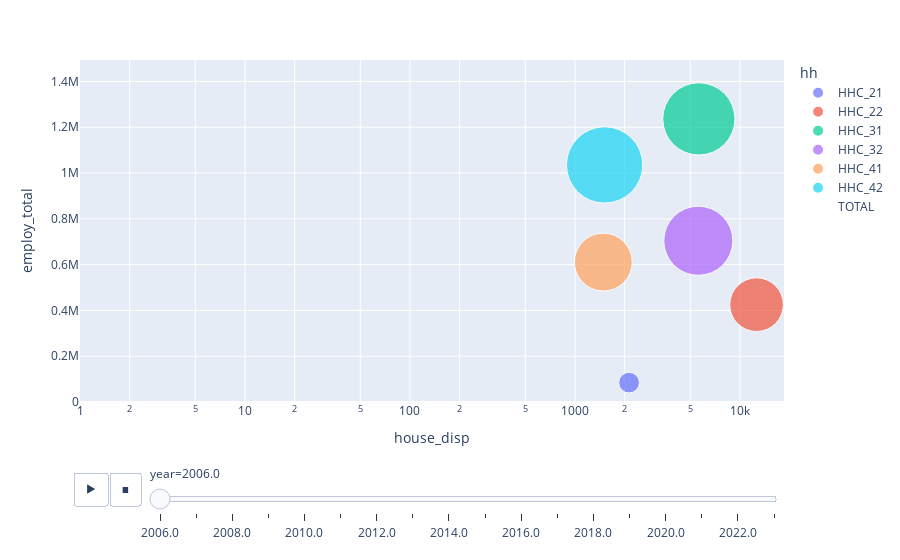

Write notebook code for a chart like this one.
### Code cell
# plot hh vs population year and geo in a flow chart
#agrupamos por pais, house_disp, año, employ_total, population
df_grouped = df.copy()
df_grouped = df_grouped.groupby([ 'hh', 'year']).sum().reset_index()

#especificamos los valores numericos
df_grouped['house_disp'] = pd.to_numeric(df_grouped['house_disp'])
df_grouped['employ_total'] = pd.to_numeric(df_grouped['employ_total'])
df_grouped['population'] = pd.to_numeric(df_grouped['population'])



print(df_grouped.head(50))
#ajus
x_min = max(df_grouped['house_disp'].min() * 0.9, 1)  # Asegurarse de que x_min sea positivo
x_max = df_grouped['house_disp'].max() * 1.1
x_range = [x_min, x_max]
print(x_range)
y_range = [df_grouped['employ_total'].min() * 0.9, df_grouped['employ_total'].max() * 1.1]
print(y_range)

fig = px.scatter(df_grouped, x='house_disp', y='employ_total', animation_frame='year', animation_group='hh',
           size='population', color='hh', hover_name='hh',
           log_x=True, size_max=55, range_x=x_range, range_y=y_range)
fig.show()

### Figure 1 — Plotly figure (JSON) as saved in the notebook; plotly's stock layout.template omitted (floating-point values rounded to 4 significant figures)
{"data": [{"hovertemplate": "<b>%{hovertext}</b><br><br>hh=HHC_21<br>year=2006.0<br>house_disp=%{x}<br>employ_total=%{y}<br>population=%{marker.size}<extra></extra>", "hovertext": ["HHC_21"], "ids": ["HHC_21"], "legendgroup": "HHC_21", "marker": {"color": "#636efa", "size": [68150.0], "sizemode": "area", "sizeref": 317.7, "symbol": "circle"}, "mode": "markers", "name": "HHC_21", "orientation": "v", "showlegend": true, "type": "scatter", "x": [2128.0], "xaxis": "x", "y": [84610.0], "yaxis": "y"}, {"hovertemplate": "<b>%{hovertext}</b><br><br>hh=HHC_22<br>year=2006.0<br>house_disp=%{x}<br>employ_total=%{y}<br>population=%{marker.size}<extra></extra>", "hovertext": ["HHC_22"], "ids": ["HHC_22"], "legendgroup": "HHC_22", "marker": {"color": "#EF553B", "size": [457000.0], "sizemode": "area", "sizeref": 317.7, "symbol": "circle"}, "mode": "markers", "name": "HHC_22", "orientation": "v", "showlegend": true, "type": "scatter", "x": [12610.0], "xaxis": "x", "y": [425100.0], "yaxis": "y"}, {"hovertemplate": "<b>%{hovertext}</b><br><br>hh=HHC_31<br>year=2006.0<br>house_disp=%{x}<br>employ_total=%{y}<br>population=%{marker.size}<extra></extra>", "hovertext": ["HHC_31"], "ids": ["HHC_31"], "legendgroup": "HHC_31", "marker": {"color": "#00cc96", "size": [828400.0], "sizemode": "area", "sizeref": 317.7, "symbol": "circle"}, "mode": "markers", "name": "HHC_31", "orientation": "v", "showlegend": true, "type": "scatter", "x": [5637.0], "xaxis": "x", "y": [1236000.0], "yaxis": "y"}, {"hovertemplate": "<b>%{hovertext}</b><br><br>hh=HHC_32<br>year=2006.0<br>house_disp=%{x}<br>employ_total=%{y}<br>population=%{marker.size}<extra></extra>", "hovertext": ["HHC_32"], "ids": ["HHC_32"], "legendgroup": "HHC_32", "marker": {"color": "#ab63fa", "size": [758100.0], "sizemode": "area", "sizeref": 317.7, "symbol": "circle"}, "mode": "markers", "name": "HHC_32", "orientation": "v", "showlegend": true, "type": "scatter", "x": [5593.0], "xaxis": "x", "y": [704200.0], "yaxis": "y"}, {"hovertemplate": "<b>%{hovertext}</b><br><br>hh=HHC_41<br>year=2006.0<br>house_disp=%{x}<br>employ_total=%{y}<br>population=%{marker.size}<extra></extra>", "hovertext": ["HHC_41"], "ids": ["HHC_41"], "legendgroup": "HHC_41", "marker": {"color": "#FFA15A", "size": [531000.0], "sizemode": "area", "sizeref": 317.7, "symbol": "circle"}, "mode": "markers", "name": "HHC_41", "orientation": "v", "showlegend": true, "type": "scatter", "x": [1486.0], "xaxis": "x", "y": [611100.0], "yaxis": "y"}, {"hovertemplate": "<b>%{hovertext}</b><br><br>hh=HHC_42<br>year=2006.0<br>house_disp=%{x}<br>employ_total=%{y}<br>population=%{marker.size}<extra></extra>", "hovertext": ["HHC_42"], "ids": ["HHC_42"], "legendgroup": "HHC_42", "marker": {"color": "#19d3f3", "size": [924600.0], "sizemode": "area", "sizeref": 317.7, "symbol": "circle"}, "mode": "markers", "name": "HHC_42", "orientation": "v", "showlegend": true, "type": "scatter", "x": [1512.0], "xaxis": "x", "y": [1035000.0], "yaxis": "y"}, {"hovertemplate": "<b>%{hovertext}</b><br><br>hh=TOTAL<br>year=2006.0<br>house_disp=%{x}<br>employ_total=%{y}<br>population=%{marker.size}<extra></extra>", "hovertext": ["TOTAL"], "ids": ["TOTAL"], "legendgroup": "TOTAL", "marker": {"color": "#FF6692", "size": [0], "sizemode": "area", "sizeref": 317.7, "symbol": "circle"}, "mode": "markers", "name": "TOTAL", "orientation": "v", "showlegend": true, "type": "scatter", "x": [0], "xaxis": "x", "y": [0], "yaxis": "y"}], "layout": {"legend": {"itemsizing": "constant", "title": {"text": "hh"}, "tracegroupgap": 0}, "margin": {"t": 60}, "sliders": [{"active": 0, "currentvalue": {"prefix": "year="}, "len": 0.9, "pad": {"b": 10, "t": 60}, "steps": [{"args": [["2006.0"], {"frame": {"duration": 0, "redraw": false}, "fromcurrent": true, "mode": "immediate", "transition": {"duration": 0, "easing": "linear"}}], "label": "2006.0", "method": "animate"}, {"args": [["2007.0"], {"frame": {"duration": 0, "redraw": false}, "fromcurrent": true, "mode": "immediate", "transition": {"duration": 0, "easing": "linear"}}], "label": "2007.0", "method": "animate"}, {"args": [["2008.0"], {"frame": {"duration": 0, "redraw": false}, "fromcurrent": true, "mode": "immediate", "transition": {"duration": 0, "easing": "linear"}}], "label": "2008.0", "method": "animate"}, {"args": [["2009.0"], {"frame": {"duration": 0, "redraw": false}, "fromcurrent": true, "mode": "immediate", "transition": {"duration": 0, "easing": "linear"}}], "label": "2009.0", "method": "animate"}, {"args": [["2010.0"], {"frame": {"duration": 0, "redraw": false}, "fromcurrent": true, "mode": "immediate", "transition": {"duration": 0, "easing": "linear"}}], "label": "2010.0", "method": "animate"}, {"args": [["2011.0"], {"frame": {"duration": 0, "redraw": false}, "fromcurrent": true, "mode": "immediate", "transition": {"duration": 0, "easing": "linear"}}], "label": "2011.0", "method": "animate"}, {"args": [["2012.0"], {"frame": {"duration": 0, "redraw": false}, "fromcurrent": true, "mode": "immediate", "transition": {"duration": 0, "easing": "linear"}}], "label": "2012.0", "method": "animate"}, {"args": [["2013.0"], {"frame": {"duration": 0, "redraw": false}, "fromcurrent": true, "mode": "immediate", "transition": {"duration": 0, "easing": "linear"}}], "label": "2013.0", "method": "animate"}, {"args": [["2014.0"], {"frame": {"duration": 0, "redraw": false}, "fromcurrent": true, "mode": "immediate", "transition": {"duration": 0, "easing": "linear"}}], "label": "2014.0", "method": "animate"}, {"args": [["2015.0"], {"frame": {"duration": 0, "redraw": false}, "fromcurrent": true, "mode": "immediate", "transition": {"duration": 0, "easing": "linear"}}], "label": "2015.0", "method": "animate"}, {"args": [["2016.0"], {"frame": {"duration": 0, "redraw": false}, "fromcurrent": true, "mode": "immediate", "transition": {"duration": 0, "easing": "linear"}}], "label": "2016.0", "method": "animate"}, {"args": [["2017.0"], {"frame": {"duration": 0, "redraw": false}, "fromcurrent": true, "mode": "immediate", "transition": {"duration": 0, "easing": "linear"}}], "label": "2017.0", "method": "animate"}, {"args": [["2018.0"], {"frame": {"duration": 0, "redraw": false}, "fromcurrent": true, "mode": "immediate", "transition": {"duration": 0, "easing": "linear"}}], "label": "2018.0", "method": "animate"}, {"args": [["2019.0"], {"frame": {"duration": 0, "redraw": false}, "fromcurrent": true, "mode": "immediate", "transition": {"duration": 0, "easing": "linear"}}], "label": "2019.0", "method": "animate"}, {"args": [["2020.0"], {"frame": {"duration": 0, "redraw": false}, "fromcurrent": true, "mode": "immediate", "transition": {"duration": 0, "easing": "linear"}}], "label": "2020.0", "method": "animate"}, {"args": [["2021.0"], {"frame": {"duration": 0, "redraw": false}, "fromcurrent": true, "mode": "immediate", "transition": {"duration": 0, "easing": "linear"}}], "label": "2021.0", "method": "animate"}, {"args": [["2022.0"], {"frame": {"duration": 0, "redraw": false}, "fromcurrent": true, "mode": "immediate", "transition": {"duration": 0, "easing": "linear"}}], "label": "2022.0", "method": "animate"}, {"args": [["2023.0"], {"frame": {"duration": 0, "redraw": false}, "fromcurrent": true, "mode": "immediate", "transition": {"duration": 0, "easing": "linear"}}], "label": "2023.0", "method": "animate"}], "x": 0.1, "xanchor": "left", "y": 0, "yanchor": "top"}], "updatemenus": [{"buttons": [{"args": [null, {"frame": {"duration": 500, "redraw": false}, "fromcurrent": true, "mode": "immediate", "transition": {"duration": 500, "easing": "linear"}}], "label": "&#9654;", "method": "animate"}, {"args": [[null], {"frame": {"duration": 0, "redraw": false}, "fromcurrent": true, "mode": "immediate", "transition": {"duration": 0, "easing": "linear"}}], "label": "&#9724;", "method": "animate"}], "direction": "left", "pad": {"r": 10, "t": 70}, "showactive": false, "type": "buttons", "x": 0.1, "xanchor": "right", "y": 0, "yanchor": "top"}], "xaxis": {"anchor": "y", "domain": [0, 1], "range": [0, 4.267], "title": {"text": "house_disp"}, "type": "log"}, "yaxis": {"anchor": "x", "domain": [0, 1], "range": [0, 1494000.0], "title": {"text": "employ_total"}}}}
